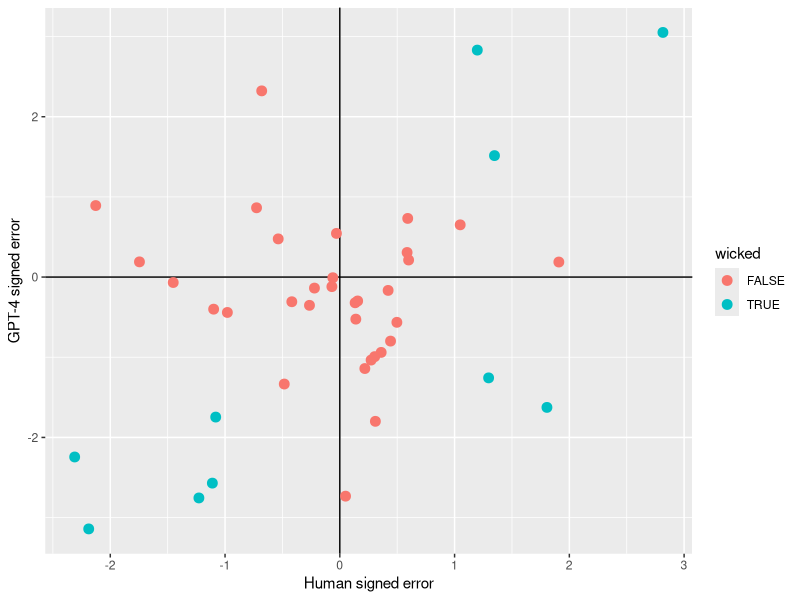

Source code (R):
###########################################################################
##  Full, self-contained R script to test whether GPT-4 and human errors  ##
##  are more tightly aligned on “wicked” items (co-failures) than on     ##
##  the remaining studies, using a Fisher r-to-z difference test.        ##
###########################################################################

# ── 0.  Load libraries ───────────────────────────────────────────────────
library(tidyverse)   # dplyr, readr, etc.
library(psych)       # for optional Cohen’s kappa if you want it
library(boot)        # optional bootstrap CI for the r-difference

# ── 1.  Read the data ----------------------------------------------------
# (Assumes final_summary_z.csv is in the working directory)
df <- read_csv("final_summary_z.csv",
               show_col_types = FALSE)  # suppress column messages

# ── 2.  Compute signed errors for GPT-4 and human crowd ------------------
df <- df %>%
  mutate(
    gpt_error   = GPT_Z_Estimate      - RCT_Z_Estimate,
    crowd_error = Forecast_Z_Estimate - RCT_Z_Estimate
  )

# ── 3.  Label “fail” cases (|error| > 1.0 z-unit) ------------------------
df <- df %>%
  mutate(
    gpt_fail      = abs(gpt_error)   > 1,
    forecast_fail = abs(crowd_error) > 1,
    wicked        = gpt_fail & forecast_fail        # both miss badly
  )

# Quick sanity-check: how many wicked items?
print(table(df$wicked))
#> FALSE  TRUE
#>    32    10

# ── 4.  Correlations inside vs. outside wicked subset -------------------
r_wicked <- cor(df$gpt_error[df$wicked],
                df$crowd_error[df$wicked])          # n = 10
r_clean  <- cor(df$gpt_error[!df$wicked],
                df$crowd_error[!df$wicked])         # n = 32

n_wicked <- sum(df$wicked)
n_clean  <- sum(!df$wicked)

# ── 5.  Fisher r-to-z difference test -----------------------------------
z1 <- 0.5 * log((1 + r_wicked) / (1 - r_wicked))
z2 <- 0.5 * log((1 + r_clean ) / (1 - r_clean ))
se <- sqrt(1 / (n_wicked - 3) + 1 / (n_clean - 3))
z_diff <- (z1 - z2) / se
p_val  <- 2 * pnorm(-abs(z_diff))

cat(sprintf(
  "Correlation (wicked):      r = %.2f  (n = %d)\n", r_wicked,  n_wicked))
cat(sprintf(
  "Correlation (non-wicked):  r = %.2f  (n = %d)\n", r_clean,   n_clean))
cat(sprintf(
  "Fisher z-difference:       z = %.2f,  p = %.3f\n", z_diff, p_val))



# ── 7.  (Optional) Cohen’s kappa & chi-square on the 2×2 fail table -----
fail_table <- table(df$gpt_fail, df$forecast_fail)
chi_out    <- chisq.test(fail_table, correct = FALSE)
kappa_val  <- cohen.kappa(fail_table)$kappa

cat(sprintf(
  "\nChi-square on fail table: χ² = %.2f,  df = %d,  p = %.3f",
  chi_out$statistic, chi_out$parameter, chi_out$p.value))
cat(sprintf("\nCohen’s κ for co-fail agreement: κ = %.2f\n", kappa_val))



ggplot(df, aes(crowd_error, gpt_error, colour = wicked)) +
  geom_hline(yintercept = 0) + geom_vline(xintercept = 0) +
  geom_point(size = 3) +
  labs(x = "Human signed error", y = "GPT-4 signed error")

# ── prerequisites ───────────────────────────────────────────────────────────
# df must already have: gpt_error, crowd_error, wicked  (logical)
x <- df$gpt_error  [df$wicked]           # GPT errors on the 10 wicked items
y <- df$crowd_error[df$wicked]           # Human errors on the 10 wicked items
n <- length(x)                           # should be 10

# ── 1.  Bootstrap 95 % CI for Pearson r  (10 000 resamples) ────────────────
boot_cor <- function(data, idx) cor(data[idx, 1], data[idx, 2])

set.seed(123)
boot_out <- boot::boot(cbind(x, y), boot_cor, R = 10000)
boot_ci  <- boot::boot.ci(boot_out, type = "perc")  # percentile CI

# ── 2.  Manual permutation test for exact p-value  (10 000 shuffles) ──────
set.seed(456)
perm_stats <- replicate(10000, {
  cor(x, sample(y))                    # shuffle y labels
})
p_perm <- mean(abs(perm_stats) >= abs(boot_out$t0))

# ── 3.  Report results ─────────────────────────────────────────────────────
cat(sprintf(
  "Observed r = %.2f\nBootstrap 95%% CI = [%.2f, %.2f]\nPermutation p = %.3f\n",
  boot_out$t0,
  boot_ci$percent[4],   # lower bound
  boot_ci$percent[5],   # upper bound
  p_perm
))
